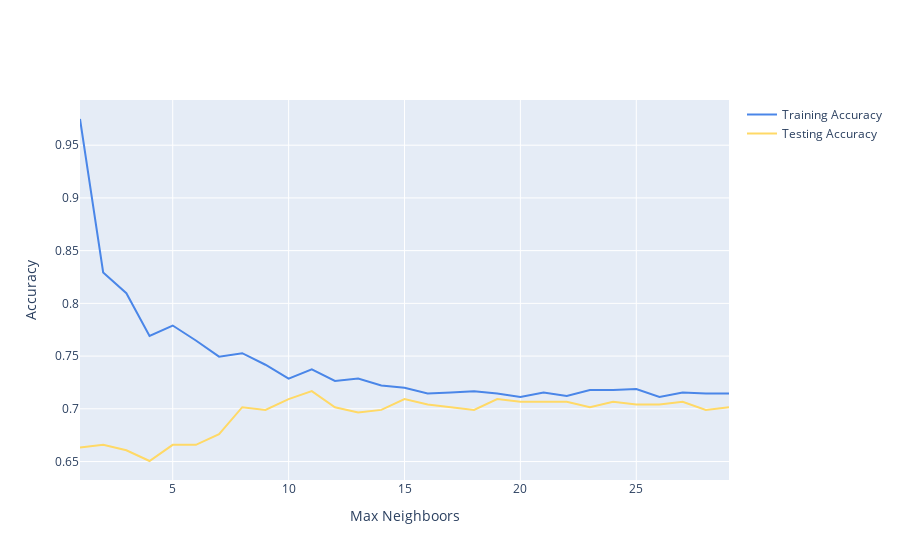

Notebook code for this chart:
### Code cell
fig = go.Figure()
fig.add_trace(go.Scatter(x=list(n_neighbors), y=train, name='Training Accuracy', marker={'color':color1}))
fig.add_trace(go.Scatter(x=list(n_neighbors), y=test, name='Testing Accuracy', line={'color':color2}))
fig.update_layout(xaxis_title='Max Neighboors', yaxis_title='Accuracy', title='')
fig.show()

### Figure 1 — Plotly figure (JSON) as saved in the notebook; plotly's stock layout.template omitted (floating-point values rounded to 4 significant figures)
{"data": [{"marker": {"color": "#4a86e8"}, "name": "Training Accuracy", "type": "scatter", "x": [1, 2, 3, 4, 5, 6, 7, 8, 9, 10, 11, 12, 13, 14, 15, 16, 17, 18, 19, 20, 21, 22, 23, 24, 25, 26, 27, 28, 29], "y": [0.9748, 0.8293, 0.8096, 0.7691, 0.779, 0.7648, 0.7495, 0.7527, 0.7418, 0.7287, 0.7374, 0.7265, 0.7287, 0.7221, 0.7199, 0.7144, 0.7155, 0.7166, 0.7144, 0.7112, 0.7155, 0.7123, 0.7177, 0.7177, 0.7188, 0.7112, 0.7155, 0.7144, 0.7144]}, {"line": {"color": "#ffd966"}, "name": "Testing Accuracy", "type": "scatter", "x": [1, 2, 3, 4, 5, 6, 7, 8, 9, 10, 11, 12, 13, 14, 15, 16, 17, 18, 19, 20, 21, 22, 23, 24, 25, 26, 27, 28, 29], "y": [0.6633, 0.6658, 0.6607, 0.6505, 0.6658, 0.6658, 0.676, 0.7015, 0.699, 0.7092, 0.7168, 0.7015, 0.6964, 0.699, 0.7092, 0.7041, 0.7015, 0.699, 0.7092, 0.7066, 0.7066, 0.7066, 0.7015, 0.7066, 0.7041, 0.7041, 0.7066, 0.699, 0.7015]}], "layout": {"title": {"text": ""}, "xaxis": {"title": {"text": "Max Neighboors"}}, "yaxis": {"title": {"text": "Accuracy"}}}}
